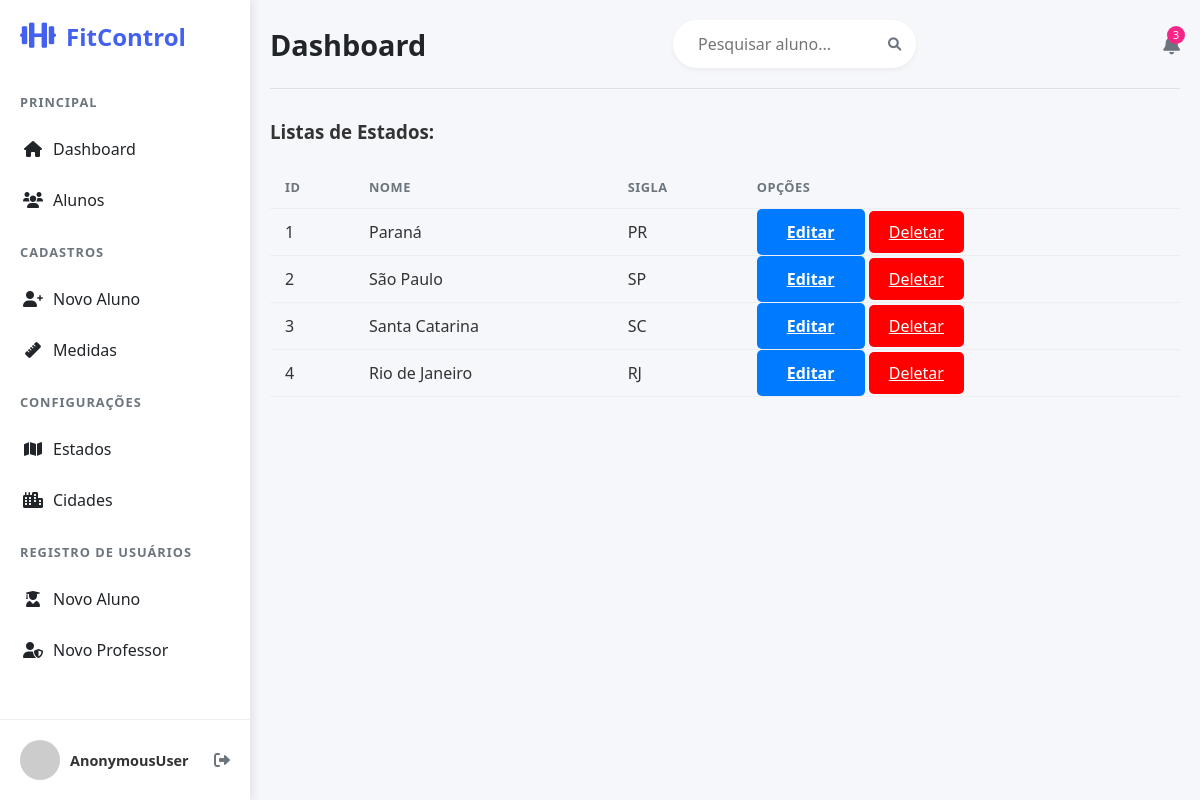
/listar/estado/, run on an earlier commit of the app's database.
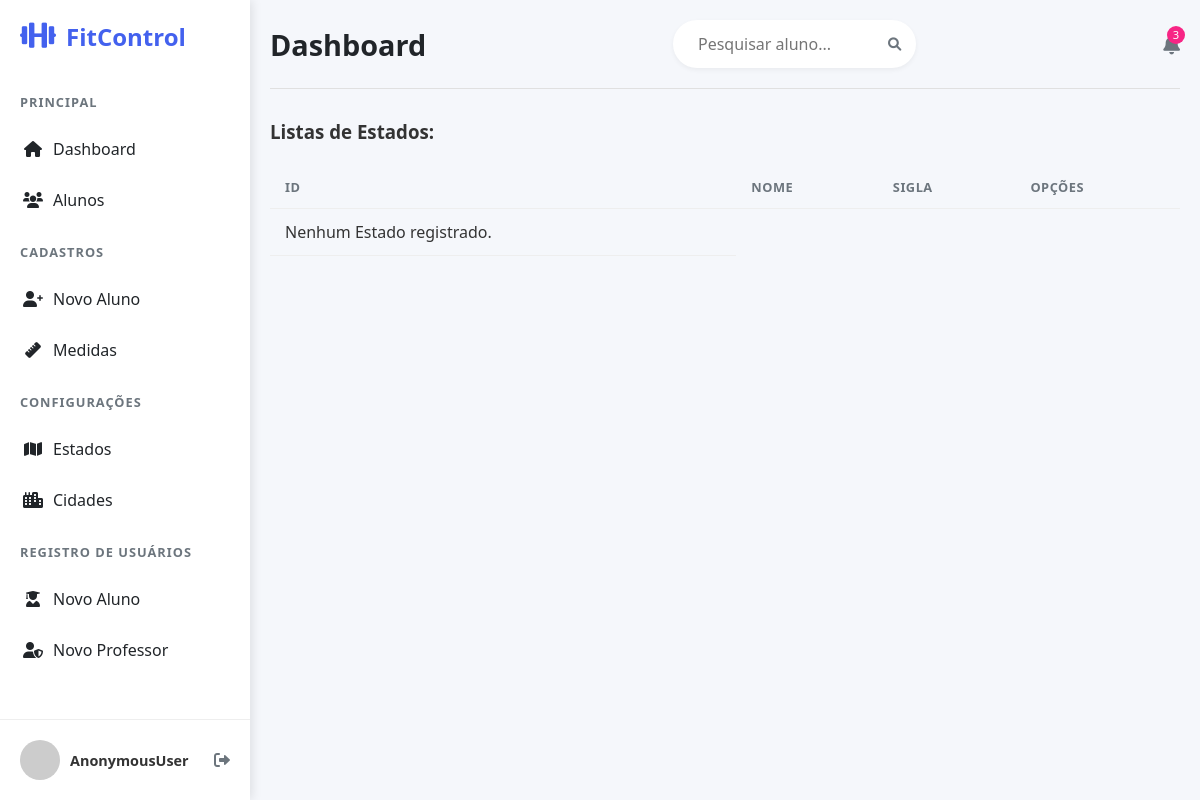
And on a later commit of the database.
### usuarios/models.py (models this page shows, shortened)
class Estado(models.Model):
    nome = models.CharField(max_length=30, verbose_name="Nome do Estado")
    sigla = models.CharField(max_length=2, verbose_name="Sigla do Estado")

### usuarios/views.py (the view)
# urls.py: path('listar/estado/', EstadoList.as_view(), name='listar_estado'),
class EstadoList(ListView):
    model = Estado
    template_name = 'cadastros/listas/estado.html'

### usuarios/templates/cadastros/listas/estado.html (shortened to what this page needs)
{% extends 'paginas/modelo.html' %}
{% load static %}
{% block conteudo %}
<h3>Listas de Estados:</h3>
<br>
<div>
    <table class= "table table-striped">
        <tr>
            <th>ID</th>
            <th>Nome</th>
            <th>Sigla</th>
            <th>Opções</th>
        </tr>
        {% for estados in object_list%}
        <tr>
            <td>{{ estados.id }}</td>
            <td>{{ estados.nome }}</td>
            <td>{{ estados.sigla }}</td>
            <td>
                <a class="btn btn-primary" href="{% url 'editar_estado' estados.id %}" title="Editar">Editar</a>
                <a class="btn-danger" href="{% url 'excluir_estado' estados.id %}" title="Excluir">Deletar</a>
            </td>
        </tr>
        {% empty %}
        <tr>
            <td>Nenhum Estado registrado.</td>
        </tr>
        {% endfor %}
</table>
</div>
{% endblock%}

### paginas/templates/paginas/modelo.html (shortened to what this page needs)
{% load static %}
<!DOCTYPE html>
<html lang="pt-BR">
<head>
    <link rel="stylesheet" href="{% static 'css/main.css' %}">
    <link rel="stylesheet" href="{% static 'css/form_cadastro.css' %}">
    <link rel="stylesheet" href="{% static 'css/aluno_form.css' %}">
    <link rel="stylesheet" href="{% static 'css/lista.css' %}">
    <link rel="stylesheet" href="https://cdnjs.cloudflare.com/ajax/libs/font-awesome/6.0.0-beta3/css/all.min.css">
</head>
<body>
    <div class="container">
        {%block menu%}
        <aside class="sidebar">
            <div class="logo">
                <i class="fas fa-dumbbell"></i>
                <span>FitControl</span>
            </div>
            <nav class="menu">
                <div class="menu-section">
                    <h4>Principal</h4>
                    <ul>
                        <li><a href="{% url 'index' %}"><i class="fas fa-home"></i> Dashboard</a></li>
                        <li><a href="{% url 'listar_alunos' %}"><i class="fas fa-users"></i> Alunos</a></li>
                    </ul>
                </div>
                <div class="menu-section">
                    <h4>Cadastros</h4>
                    <ul>
                        <li><a href="{% url 'cadastrar_aluno' %}"><i class="fas fa-user-plus"></i> Novo Aluno</a></li>
                        <li><a href="{% url 'cadastrar_medidas' %}"><i class="fas fa-ruler"></i> Medidas</a></li>
                    </ul>
                </div>
                <div class="menu-section">
                    <h4>Configurações</h4>
                    <ul>
                        <li><a href="{% url 'cadastrar_estado' %}"><i class="fas fa-map"></i> Estados</a></li>
                        <li><a href="{% url 'cadastrar_cidade' %}"><i class="fas fa-city"></i> Cidades</a></li>
                    </ul>
                </div>
                <div class="menu-section">
                    <h4>Registro de Usuários</h4>
                    <ul>
                        <li><a href="{% url 'registro_aluno' %}"><i class="fas fa-user-graduate"></i> Novo Aluno</a></li>
                        <li><a href="{% url 'registro_professor' %}"><i class="fas fa-user-shield"></i> Novo Professor</a></li>
                    </ul>
                </div>
            </nav>
            <div class="user-profile">
                <img src="https://randomuser.me/api/portraits/men/32.jpg" alt="Personal Trainer">
                <div class="user-info">
                     <strong>{{ request.user }}</strong>
                </div>
                <button class="logout-btn"><i class="fas fa-sign-out-alt"></i></button>
            </div>
        </aside>
        {%endblock%}
        {% block procurar%}
        <main class="main-content">
            <header class="top-bar">
                {%block tituloprocurar%}
                <h1>Dashboard</h1>
                {%endblock%}
                <div class="search-bar">
                    <input type="text" placeholder="Pesquisar aluno...">
                    <button><i class="fas fa-search"></i></button>
                </div>
                <div class="notifications">
                    <button><i class="fas fa-bell"></i></button>
                    <span class="badge">3</span>
                </div>
            </header>
        {%endblock%}
        {%block conteudo%}{%endblock%}
    </div>
</body>
</html>

### static/css/main.css (style rules this page uses)
* { margin: 0; padding: 0; box-sizing: border-box; font-family: 'Segoe UI', Tahoma, Geneva, Verdana, sans-serif; }
body { background-color: #f5f5f5; color: #333; }
:root { --primary-color: #4361ee; --secondary-color: #3f37c9; --accent-color: #4895ef; --success-color: #4cc9f0; --danger-color: #f72585; --warning-color: #f8961e; --info-color: #43aa8b; --light-color: #f8f9fa; --dark-color: #212529; --gray-color: #6c757d; --sidebar-width: 250px; }
.container { display: flex; min-height: 100vh; }
.sidebar { width: var(--sidebar-width); background-color: #fff; box-shadow: 2px 0 10px rgba(0, 0, 0, 0.1); display: flex; flex-direction: column; z-index: 100; }
.logo { display: flex; align-items: center; padding: 20px; font-size: 1.5rem; font-weight: bold; color: var(--primary-color); }
.logo i { margin-right: 10px; font-size: 1.8rem; }
.menu { flex: 1; padding: 20px 0; overflow-y: auto; }
.menu-section { margin-bottom: 20px; }
.menu-section h4 { padding: 0 20px 10px; color: var(--gray-color); font-size: 0.8rem; text-transform: uppercase; letter-spacing: 1px; }
.menu ul { list-style: none; }
.menu li { margin: 5px 0; }
.menu li a { display: flex; align-items: center; padding: 12px 20px; color: var(--dark-color); text-decoration: none; transition: all 0.3s; border-left: 3px solid transparent; }
.menu li a i { margin-right: 10px; width: 20px; text-align: center; }
.user-profile { display: flex; align-items: center; padding: 20px; border-top: 1px solid #eee; position: relative; }
.user-profile img { width: 40px; height: 40px; border-radius: 50%; object-fit: cover; margin-right: 10px; }
.user-info { flex: 1; }
.user-info strong { display: block; font-size: 0.9rem; }
.logout-btn { background: none; border: none; color: var(--gray-color); cursor: pointer; font-size: 1rem; transition: color 0.3s; }
.main-content { flex: 1; padding: 20px; overflow-y: auto; background-color: #f5f7fb; }
.top-bar { display: flex; justify-content: space-between; align-items: center; margin-bottom: 30px; padding-bottom: 20px; border-bottom: 1px solid #e0e0e0; }
.top-bar h1 { font-size: 1.8rem; color: var(--dark-color); }
.search-bar { display: flex; align-items: center; background-color: #fff; border-radius: 30px; padding: 8px 15px; box-shadow: 0 2px 5px rgba(0, 0, 0, 0.05); }
.search-bar input { border: none; outline: none; padding: 5px 10px; width: 200px; }
.search-bar button { background: none; border: none; color: var(--gray-color); cursor: pointer; }
.notifications { position: relative; }
.notifications button { background: none; border: none; color: var(--gray-color); font-size: 1.2rem; cursor: pointer; }
.notifications .badge { position: absolute; top: -5px; right: -5px; background-color: var(--danger-color); color: white; border-radius: 50%; width: 18px; height: 18px; display: flex; align-items: center; justify-content: center; font-size: 0.7rem; }
table { width: 100%; border-collapse: collapse; }
table th, table td { padding: 12px 15px; text-align: left; border-bottom: 1px solid #eee; }
table th { font-weight: 600; color: var(--gray-color); font-size: 0.8rem; text-transform: uppercase; letter-spacing: 0.5px; }

### static/css/aluno_form.css (style rules this page uses)
body { font-family: 'Segoe UI', Tahoma, Geneva, Verdana, sans-serif; background-color: #f5f7fb; margin: 0; padding: 0; color: #333; }
input, select, textarea { width: 100%; padding: 12px 15px; border: 1px solid #ddd; border-radius: 6px; font-size: 1rem; transition: border-color 0.3s; }

What changed in the data, as far as the page shows it:
removed Estado: id "1", nome "Paraná", sigla "PR"
removed Estado: id "2", nome "São Paulo", sigla "SP"
removed Estado: id "3", nome "Santa Catarina", sigla "SC"
removed Estado: id "4", nome "Rio de Janeiro", sigla "RJ"
Also different on the page:
text now shown: "Nenhum Estado registrado."
